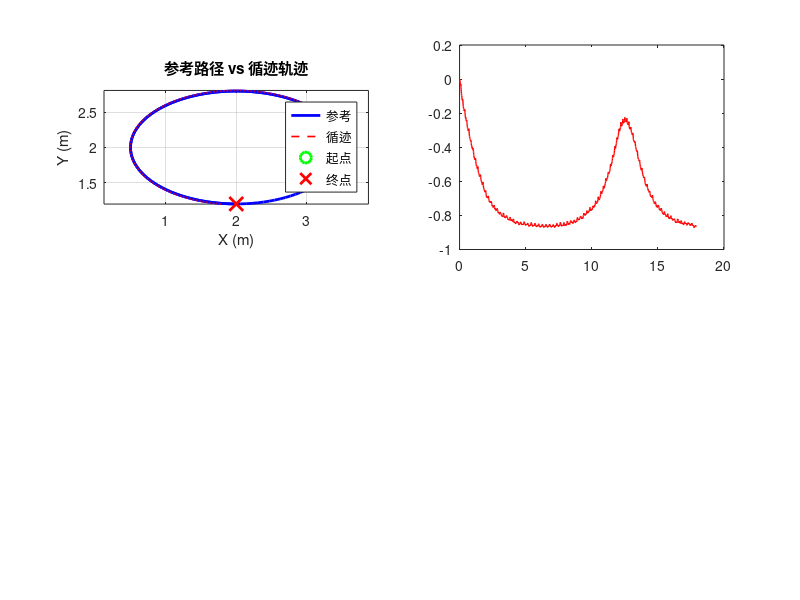

The MATLAB script that drew this image: (Note: this script raises an error after producing the figure.)
function line_following_pid(ref_path)
%LINE_FOLLOWING_PID  红外传感器 PID 循迹仿真
%   模拟 5 路 TCRT5000 红外传感器检测黑线, PID 差速纠偏
%
%   输入: ref_path [x, y, theta] 参考路径 (来自 Hybrid A*)

if nargin < 1
    t = linspace(0, 3.5*pi, 200);
    ref_path = [2 + 1.5*cos(t)', 2 + 0.8*sin(t)', atan2(0.8*cos(t), -1.5*sin(t))'];
end

%% ==================== 1. 参数设置 ====================
r_wheel = 0.075;
L_base  = 0.52;
v_nom   = 0.3;            % 标称速度 (m/s)

n_sensors  = 5;
sensor_spacing = 0.04;
sensor_offsets = (-2:2) * sensor_spacing;
line_width = 0.03;         % 黑线检测宽度 (m), 3cm 比较实际

Kp = 3.0;  Ki = 0.08;  Kd = 1.0;

dt       = 0.01;
max_time = 80;

%% ==================== 2. 路径预处理 ====================
ref_x = ref_path(:, 1);
ref_y = ref_path(:, 2);
n_ref = size(ref_path, 1);
path_len = sum(hypot(diff(ref_x), diff(ref_y)));

fprintf('\n========== PID 循迹仿真 ==========\n');
fprintf('参考路径: %d 点, %.2f m\n', n_ref, path_len);

%% ==================== 3. 仿真主循环 ====================
n_steps = ceil(max_time / dt);
log = zeros(n_steps, 7);

x = ref_x(1);  y = ref_y(1);  theta = ref_path(1, 3);
e_int = 0;  e_prev = 0;

for k = 1:n_steps
    t_now = (k-1) * dt;

    % --- 3.1 传感器检测 (阵列位于车体前方 80mm) ---
    fwd = 0.08;
    sx = x + fwd*cos(theta) + sensor_offsets * cos(theta + pi/2);
    sy = y + fwd*sin(theta) + sensor_offsets * sin(theta + pi/2);

    sensor_state = zeros(1, n_sensors);
    for s = 1:n_sensors
        d = point_to_path(sx(s), sy(s), ref_x, ref_y);
        if d < line_width
            sensor_state(s) = 1;
        end
    end

    % --- 3.2 偏移量 ---
    weights = -4:2:4;
    active = find(sensor_state == 1);

    if ~isempty(active)
        offset = mean(weights(active));
    else
        offset = e_prev * 1.5;
    end

    % 实际横向误差 (评估用)
    [~, min_i] = min((ref_x - x).^2 + (ref_y - y).^2);
    tang = ref_path(min_i, 3);
    lat_err = -(x - ref_x(min_i))*sin(tang) + (y - ref_y(min_i))*cos(tang);

    % --- 3.3 PID ---
    e_int = e_int + offset * dt;
    e_int = max(-2, min(2, e_int));
    e_der = (offset - e_prev) / dt;
    e_prev = offset;

    omega = Kp * offset + Ki * e_int + Kd * e_der;
    omega = max(-1.5, min(1.5, omega));

    % --- 3.4 运动学 ---
    x     = x + v_nom * cos(theta) * dt;
    y     = y + v_nom * sin(theta) * dt;
    theta = theta + omega * dt;
    theta = atan2(sin(theta), cos(theta));

    log(k, :) = [t_now, x, y, theta, v_nom, omega, lat_err];

    % --- 3.5 到达终点 ---
    if hypot(x - ref_x(end), y - ref_y(end)) < 0.2
        fprintf('到达终点! t = %.1f s\n', t_now);
        log = log(1:k, :);
        break;
    end
end

%% ==================== 4. 结果 ====================
rms_err  = sqrt(mean(log(:,7).^2));
max_err  = max(abs(log(:,7)));
final_t  = log(end, 1);

fprintf('RMS 横向误差:  %.4f m (%.1f cm)\n', rms_err, rms_err*100);
fprintf('最大横向误差:  %.4f m (%.1f cm)\n', max_err, max_err*100);
fprintf('仿真时长:      %.1f s\n', final_t);

%% ==================== 5. 绘图 ====================
figure('Color', 'w', 'Position', [50, 80, 1200, 500]);

subplot(2, 2, 1);
plot(ref_x, ref_y, 'b-', 'LineWidth', 2); hold on;
plot(log(:,2), log(:,3), 'r--', 'LineWidth', 1.2);
plot(ref_x(1), ref_y(1), 'go', 'MarkerSize', 10, 'LineWidth', 2);
plot(ref_x(end), ref_y(end), 'rx', 'MarkerSize', 10, 'LineWidth', 2);
grid on; axis equal;
xlabel('X (m)'); ylabel('Y (m)');
title('参考路径 vs 循迹轨迹');
legend('参考', '循迹', '起点', '终点', 'Location', 'best');

subplot(2, 2, 2);
plot(log(:,1), log(:,7)*100, 'r-', 'LineWidth', 1); hold on;
yline( rms_err*100, 'b--', sprintf('RMS=%.1fcm', rms_err*100));
yline(-rms_err*100, 'b--');
yline( line_width*100, 'g:');
yline(-line_width*100, 'g:');
grid on; xlabel('时间 (s)'); ylabel('误差 (cm)');
title('循迹横向误差');

subplot(2, 2, 3);
plot(log(:,1), log(:,6), 'r-', 'LineWidth', 1);
grid on; xlabel('时间 (s)'); ylabel('\omega (rad/s)');
title('纠偏角速度');

subplot(2, 2, 4);
hold on; grid on; axis equal;
rectangle('Position', [-0.10,-0.06,0.20,0.12], 'Curvature', 0.2, 'EdgeColor', 'b', 'LineWidth', 2);
for s = 1:n_sensors
    plot(sensor_offsets(s), 0.06, 'rs', 'MarkerSize', 12, 'MarkerFaceColor', 'r');
end
plot([-0.08, 0.08], [0.06, 0.06], 'k-', 'LineWidth', 3);
xlabel('横向 (m)'); ylabel('纵向 (m)');
title('5路红外传感器布局');

saveas(gcf, 'line_following_result.png');
fprintf('已保存: line_following_result.png\n');

% 单独保存传感器布局图 (论文用)
fig2 = figure('Color', 'w', 'Position', [200, 200, 350, 280]);
hold on; grid on; axis equal;
rectangle('Position', [-0.10,-0.06,0.20,0.12], 'Curvature', 0.2, 'EdgeColor', 'b', 'LineWidth', 2);
for s = 1:n_sensors
    plot(sensor_offsets(s), 0.06, 'rs', 'MarkerSize', 12, 'MarkerFaceColor', 'r');
end
plot([-0.08, 0.08], [0.06, 0.06], 'k-', 'LineWidth', 3);
xlabel('横向 (m)'); ylabel('纵向 (m)');
title('5路红外传感器布局');
saveas(fig2, 'sensor_layout.png');
fprintf('已保存: sensor_layout.png\n');
end

%% ======================== 辅助函数 ========================

function d = point_to_path(px, py, path_x, path_y)
    d = inf;
    n = length(path_x);
    for i = 1:n-1
        ax = path_x(i); ay = path_y(i);
        bx = path_x(i+1); by = path_y(i+1);
        abx = bx-ax; aby = by-ay;
        apx = px-ax; apy = py-ay;
        ab2 = abx^2 + aby^2;
        if ab2 < 1e-10
            t = 0;
        else
            t = max(0, min(1, (apx*abx+apy*aby)/ab2));
        end
        cx = ax + t*abx;
        cy = ay + t*aby;
        d = min(d, hypot(px-cx, py-cy));
    end
end
